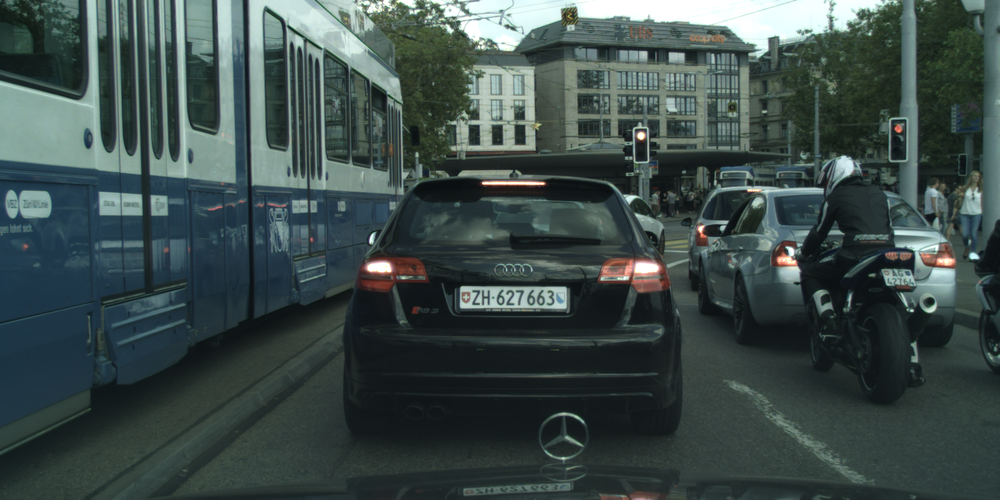
#> input picture aachen/zurich_000041_000019_leftImg8bit.png, 1000 x 500 px, shrunk from 2048 x 1024 before the run; its folder holds 3 pictures in this run
$ python part1.py --image aachen/aachen_000000_000019_gtFine_color.png --dir aachen
#> lines starting #> are read from the running program, lines starting #| are printed output that depends on the picture
#> in test_find_tfl_lights, image is the input picture: shape (500, 1000, 3); mean R, G, B 61.1, 75.9, 73.8
try:
    import os
    import json
    import glob
    import argparse
    import numpy as np
    from scipy import signal as sg
    from scipy.ndimage.filters import maximum_filter
    from scipy import ndimage
    from PIL import Image
    import scipy.ndimage
    import matplotlib.pyplot as plt
except ImportError:
    print("Need to fix the installation")
    raise


def plot(data, title):
    plot.i += 1
    if plot.ax is None:
        plot.ax = plt.subplot(2, 2, plot.i)
    else:
        plt.subplot(2, 2, plot.i, sharex=plot.ax, sharey=plot.ax)
    plt.imshow(data)
    plt.gray()
    plt.title(title)


plot.i = 0
plot.ax = None


def find_tfl_lights(c_image: np.ndarray, **kwargs):
    """
    Detect candidates for TFL lights. Use c_image, kwargs and you imagination to implement
    :param c_image: The image itself as np.uint8, shape of (H, W, 3)
    :param kwargs: Whatever config you want to pass in here
    :return: 4-tuple of x_red, y_red, x_green, y_green
    """
    data = c_image[:, :, 0].astype(float)
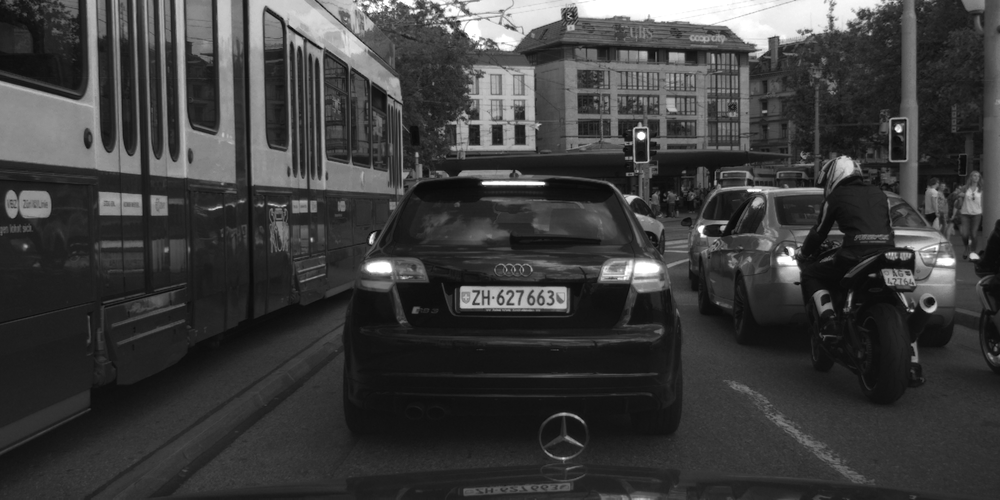
#> data: shape (500, 1000) float64; min 7, max 255, mean 61.1
    data1 = c_image[:, :, 1].astype(float)
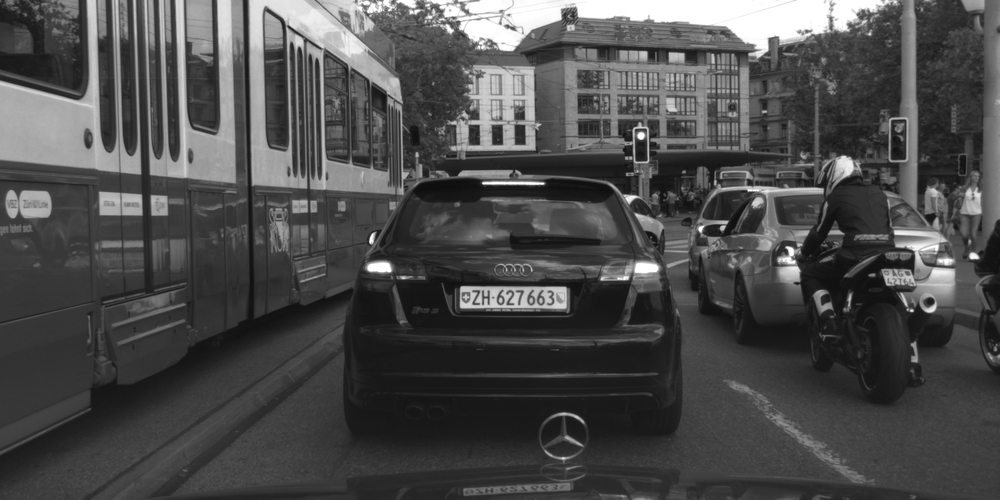
#> data1: shape (500, 1000) float64; min 14, max 255, mean 75.9
    data2 = c_image[:, :, 2].astype(float)

    kernel_3 = np.array([[81., 68., 62., 90., 106., 119., 121., 128., 132., 135., 131.,
                          129., 121., 115., 96., 84., 71., 77.],
                         [92., 77., 88., 99., 114., 127., 205., 217., 255., 247., 242.,
                          207., 180., 140., 124., 95., 92., 100.],
                         [98., 104., 113., 137., 138., 188., 228., 255., 255., 255., 255.,
                          255., 219., 184., 139., 130., 108., 111.],
                         [120., 128., 200., 209., 255., 255., 255., 255., 255., 255., 255.,
                          255., 255., 251., 236., 186., 160., 133.],
                         [129., 141., 214., 223., 255., 255., 255., 255., 255., 255., 255.,
                          255., 255., 255., 255., 210., 186., 143.],
                         [149., 162., 255., 255., 255., 255., 255., 255., 255., 255., 255.,
                          255., 255., 255., 255., 255., 220., 159.],
                         [157., 176., 255., 255., 255., 255., 255., 255., 255., 255., 255.,
                          255., 255., 255., 255., 255., 244., 173.],
                         [170., 198., 255., 255., 255., 255., 255., 255., 255., 255., 255.,
                          255., 255., 255., 255., 255., 255., 177.],
                         [172., 218., 255., 255., 255., 255., 255., 255., 255., 255., 255.,
                          255., 255., 255., 255., 255., 255., 184.],
                         [173., 211., 255., 255., 255., 255., 255., 255., 255., 255., 255.,
                          255., 255., 255., 255., 255., 255., 178.],
                         [165., 212., 255., 255., 255., 255., 255., 255., 255., 255., 255.,
                          255., 255., 255., 255., 255., 250., 168.],
                         [147., 194., 255., 255., 255., 255., 255., 255., 255., 255., 255.,
                          255., 255., 255., 255., 255., 229., 157.],
                         [142., 175., 255., 255., 255., 255., 255., 255., 255., 255., 255.,
                          255., 255., 255., 255., 249., 205., 143.],
                         [129., 153., 203., 255., 255., 255., 255., 255., 255., 255., 255.,
                          255., 255., 255., 255., 222., 179., 129.],
                         [110., 120., 114., 203., 250., 255., 255., 255., 255., 255., 255.,
                          255., 255., 255., 252., 176., 147., 115.],
                         [99., 107., 118., 106., 160., 233., 255., 255., 255., 255., 255.,
                          255., 255., 243., 200., 145., 124., 98.],
                         [82., 86., 101., 113., 100., 163., 216., 255., 255., 255., 255.,
                          222., 183., 169., 127., 105., 80., 79.],
                         [71., 69., 76., 84., 93., 88., 124., 200., 186., 213., 185.,
                          160., 140., 124., 104., 69., 67., 58.]])

    #kernel = (kernel_3 - kernel_3.mean()) / 1e5

    kernel_2 = (kernel_3 - kernel_3.mean()) / 1e5

    kernel_3 = (kernel_3 - kernel_3.mean()) / 1e5

    highpass_3x3 = ndimage.convolve(data, kernel_3, mode='reflect')
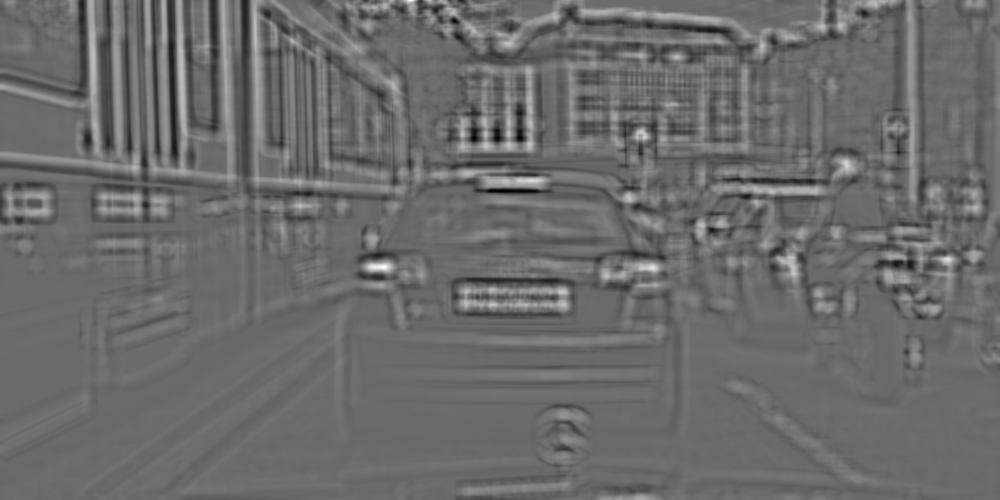
#> highpass_3x3: shape (500, 1000) float64; min -7.82, max 10.77, mean 0.0089; drawn with min black and max white
    highpass_3x31 = ndimage.convolve(data1, kernel_2, mode='reflect')
    highpass_3x32 = ndimage.convolve(data2, kernel_3, mode='reflect')
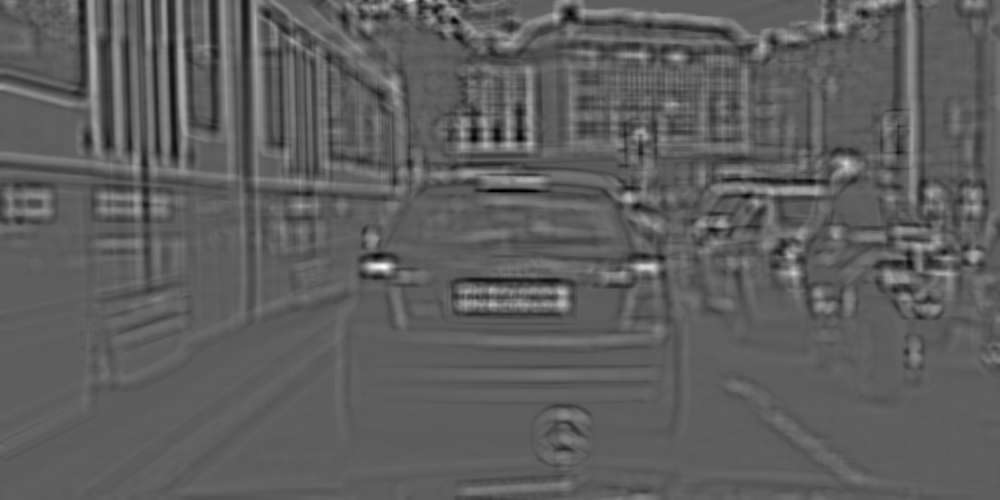
#> highpass_3x32: shape (500, 1000) float64; min -7.45, max 12.68, mean 0.0102; drawn with min black and max white

    filtered = maximum_filter(highpass_3x3, (5, 5))
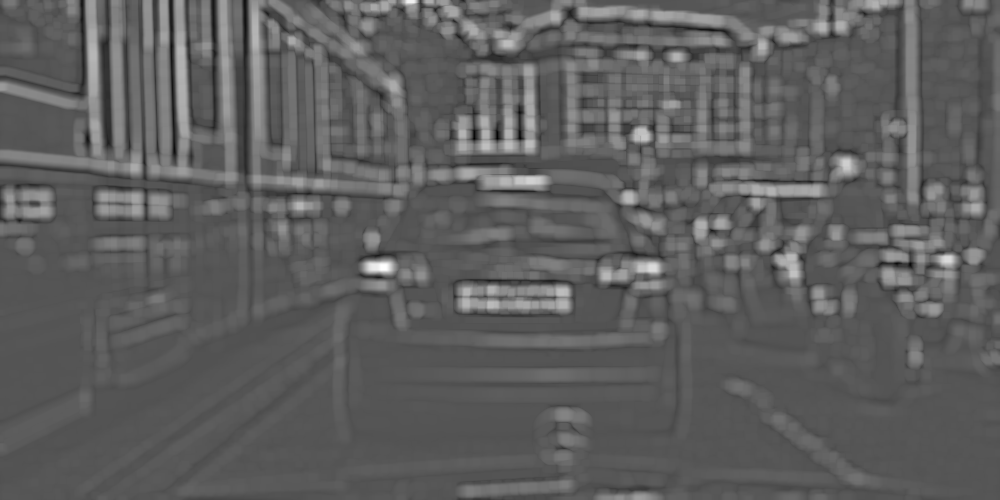
#> filtered: shape (500, 1000) float64; min -5.37, max 10.77, mean 0.659; drawn with min black and max white

    y = filtered.shape[0]
#> y = 500
    x = filtered.shape[1]
#> x = 1000
    red_x = []
    red_y = []
    green_x = []
    green_y = []
    maximum_number = 0
    maximum_number1 = 0
    maximum_number2 = 0
    for i in range(x):
        for j in range(y):
            if highpass_3x3[j, i] > maximum_number:
                maximum_number = highpass_3x3[j, i]
            if highpass_3x31[j, i] > maximum_number1:
                maximum_number1 = highpass_3x31[j, i]
            if highpass_3x32[j, i] > maximum_number2:
                maximum_number2 = highpass_3x32[j, i]
#> after the loop, maximum_number = 10.77; maximum_number1 = 12.71; maximum_number2 = 12.68

    i = 0
    while i < x:
        j = 0
        while j < y:
            if highpass_3x3[j, i] >= maximum_number - 1.5 or highpass_3x31[j, i] >= maximum_number1 - 1.5 or \
                    highpass_3x32[j, i] >= maximum_number2 - 1.5:
                red_x.append(i)
                red_y.append(j)
                i += 40
                j += 40
            j += 1
        i += 1
#> after the loop, i = 1000; red_x = [374]; red_y = [266]
    return red_x, red_y, green_x, green_y


### GIVEN CODE TO TEST YOUR IMPLENTATION AND PLOT THE PICTURES
def show_image_and_gt(image, objs, fig_num=None):
    plt.figure(fig_num).clf()
    plt.imshow(image)
    labels = set()
    if objs is not None:
        for o in objs:
            poly = np.array(o['polygon'])[list(np.arange(len(o['polygon']))) + [0]]
            plt.plot(poly[:, 0], poly[:, 1], 'r', label=o['label'])
            labels.add(o['label'])
        if len(labels) > 1:
            plt.legend()


def test_find_tfl_lights(image_path, json_path=None, fig_num=None):
    """
    Run the attention code
    """
    image = np.array(Image.open(image_path))
    if json_path is None:
        objects = None
    else:
        gt_data = json.load(open(json_path))
        what = ['traffic light']
        objects = [o for o in gt_data['objects'] if o['label'] in what]

    show_image_and_gt(image, objects, fig_num)

    red_x, red_y, green_x, green_y = find_tfl_lights(image)
#> red_x = [374]; red_y = [266]; green_x = []; green_y = []
    plt.plot(red_x, red_y, 'rx', markersize=4)
    plt.plot(green_x, green_y, 'g+', markersize=4)


def main(argv=None):
    """It's nice to have a standalone tester for the algorithm.
    Consider looping over some images from here, so you can manually exmine the results
    Keep this functionality even after you have all system running, because you sometime want to debug/improve a module
    :param argv: In case you want to programmatically run this"""

    parser = argparse.ArgumentParser("Test TFL attention mechanism")
    parser.add_argument('-i', '--image', type=str, help='Path to an image')
    parser.add_argument("-j", "--json", type=str, help="Path to json GT for comparison")
    parser.add_argument('-d', '--dir', type=str, help='Directory to scan images in')
    args = parser.parse_args(argv)
    default_base = "./aachen"

    if args.dir is None:
        args.dir = default_base
    flist = glob.glob(os.path.join(args.dir, '*_leftImg8bit.png'))

    for image in flist:
        json_fn = image.replace('_leftImg8bit.png', '_gtFine_polygons.json')

        if not os.path.exists(json_fn):
            json_fn = None
        test_find_tfl_lights(image, json_fn)

    if len(flist):
        print("You should now see some images, with the ground truth marked on them. Close all to quit.")
    else:
        print("Bad configuration?? Didn't find any picture to show")
    plt.show(block=True)
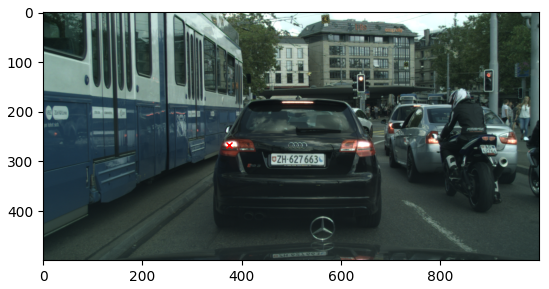
#> figure drawn by matplotlib, 1 panel


if __name__ == '__main__':
    main()

$ run again, on SFM/dusseldorf_000049_000024_leftImg8bit.png
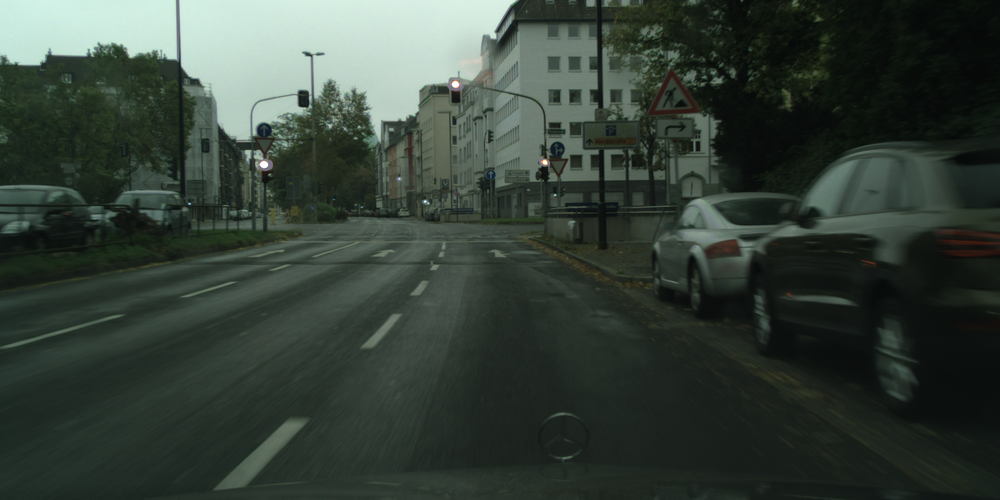
#> input picture SFM/dusseldorf_000049_000024_leftImg8bit.png, 1000 x 500 px, shrunk from 2048 x 1024 before the run
#> in test_find_tfl_lights, image is the input picture: shape (500, 1000, 3); mean R, G, B 53.7, 64.6, 56.4
#> in find_tfl_lights, `filtered = maximum_filter(highpass_3x3, (5, 5))`:
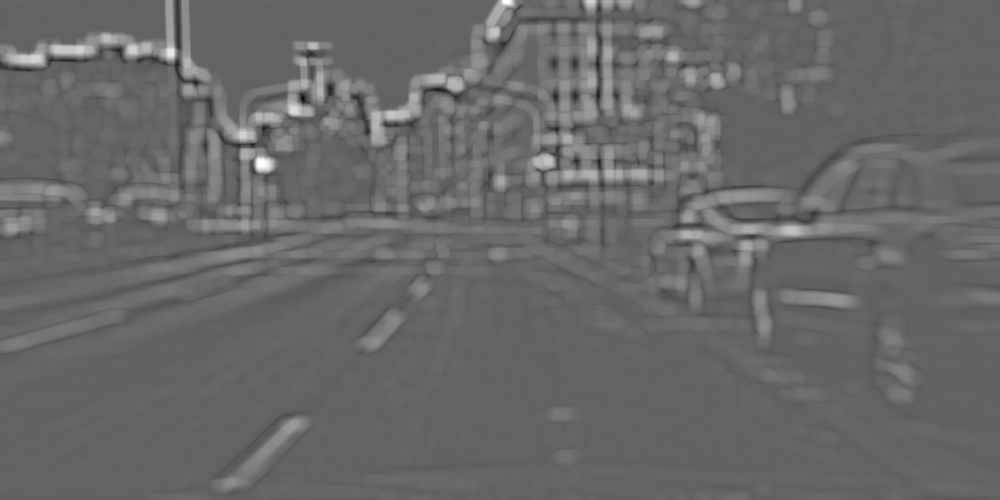
#> filtered: shape (500, 1000) float64; min -4.67, max 7.41, mean 0.299; drawn with min black and max white
#> after the loop in find_tfl_lights, `for i in range(x):`: maximum_number = 7.41; maximum_number1 = 7.98; maximum_number2 = 7.61
#> in test_find_tfl_lights, `red_x, red_y, green_x, green_y = find_tfl_lights(image)`: red_x = [169, 259, 504]; red_y = [52, 161, 0]; green_x = []
#> in main, `plt.show(block=True)`:
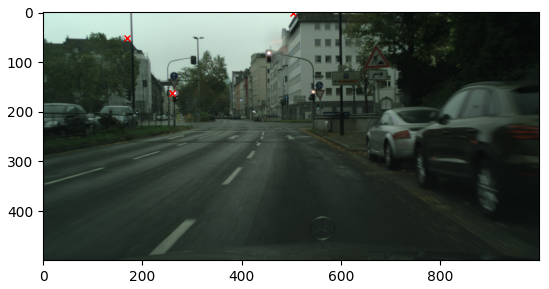
#> figure drawn by matplotlib, 1 panel
